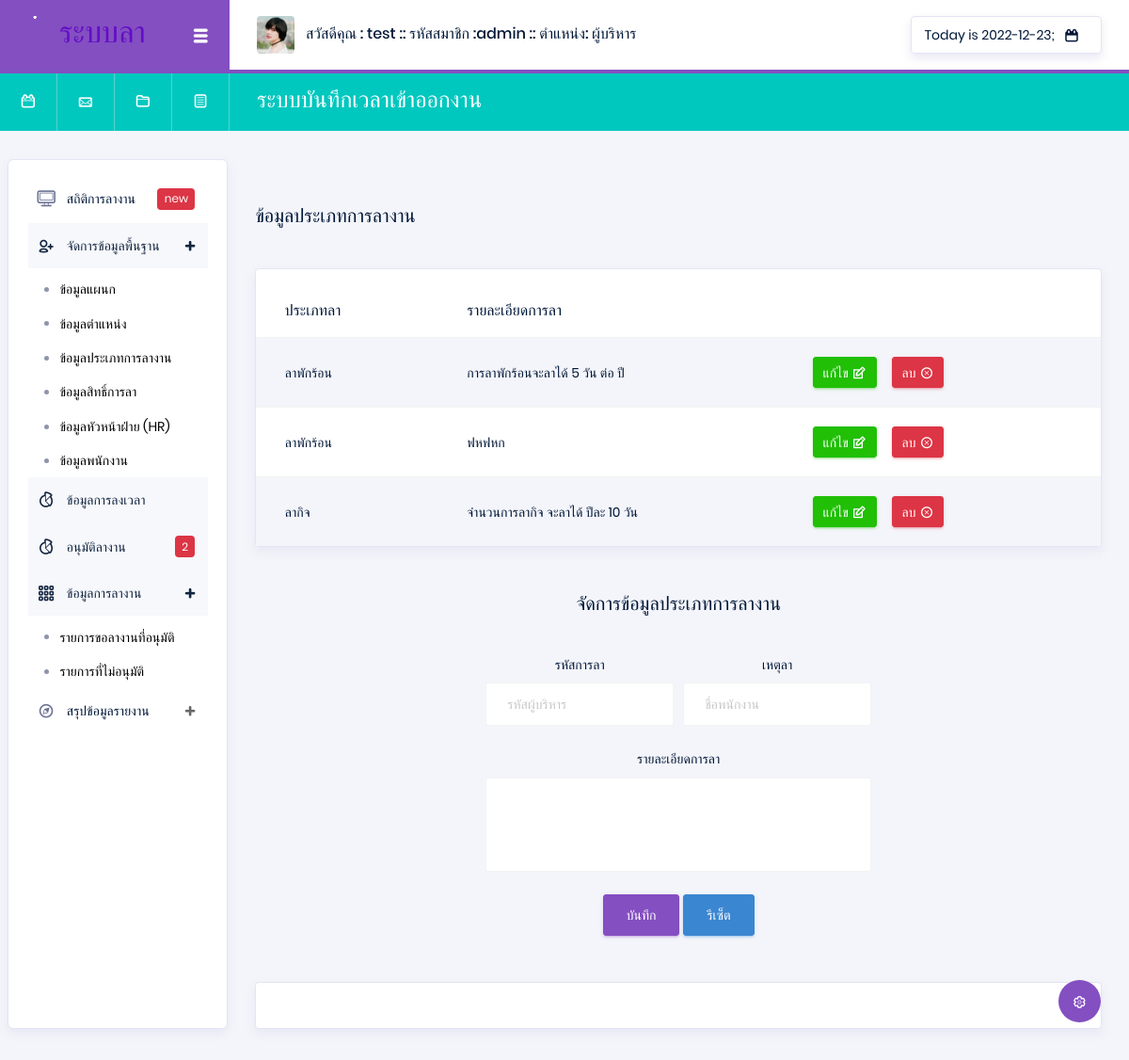
Page /index.php?p=peleave1 (signed in) on the earlier database version.
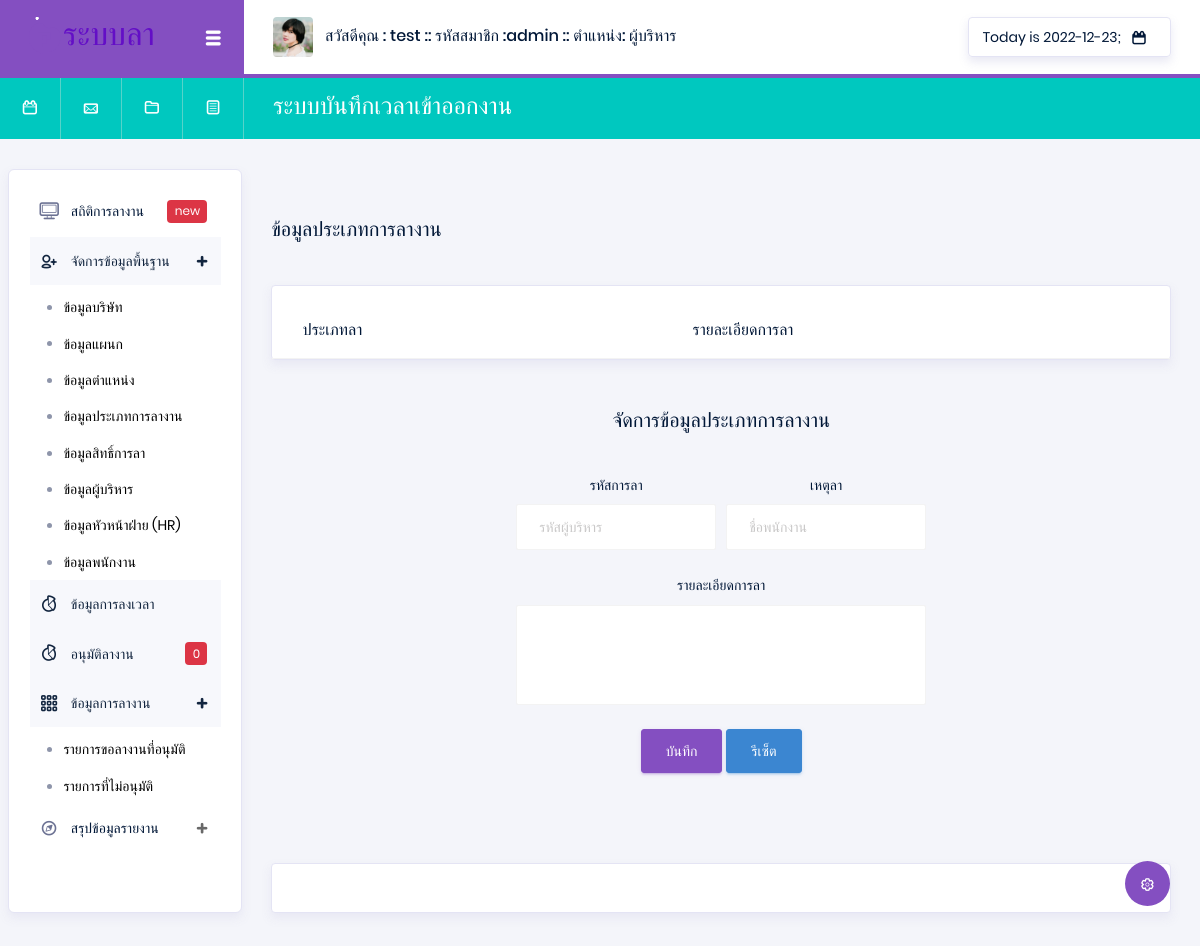
Same page on the later database version.
### tables this page shows
CREATE TABLE `position` (
  `Pos_id` varchar(13) NOT NULL,
  `Pos_name` varchar(50) NOT NULL
);

CREATE TABLE `typeleave` (
  `Type_id` varchar(13) NOT NULL,
  `Type_name` varchar(50) NOT NULL,
  `Type_details` text NOT NULL
);

### api/showData.php (called while the page is built, shortened)
<?php
$Pos_id = $_SESSION['Pos_id'];
@$ShowPosition = "SELECT * FROM position WHERE  Pos_id =  '$Pos_id' ";
@$SQLShowPosition = mysqli_query($con, $ShowPosition) or die("Error in query: $ShowPosition ");
while ($Showposition = mysqli_fetch_array($SQLShowPosition)) {
    @$Pos_name = $Showposition['Pos_name'];
}
@$typeleave = "SELECT * FROM typeleave ORDER BY Type_name DESC ";
@$Sqltypeleave = mysqli_query($con, $typeleave) or die("Error in query: $typeleave ");

### pages/system/peleave1.php (the view, shortened to what the changed rows need)
<div class="main-panel">
    <div class="content-wrapper">
        <br> <br>
        <?php
        extract(@$_GET);
        ?>
        <div class="row">
            <div class="col-xl-6 grid-margin stretch-card flex-column">
                <h5 class="mb-2 text-titlecase mb-4">ข้อมูลประเภทการลางาน</h5>
            </div>
        </div>
        <div class="row">
            <div class="col-md-12">
                <div class="card">
                    <div class="table-responsive pt-3">
                        <table class="table table-striped project-orders-table">
                            <thead>
                                <tr>
                                    <th>ประเภทลา</th>
                                    <th>รายละเอียดการลา</th>
                                </tr>
                            </thead>
                            <tbody>
                                <?php
                                while ($Showpeleave = mysqli_fetch_array($Sqltypeleave)) {
                                ?>
                                    <tr>
                                        <td><?php echo $Showpeleave['Type_name'] ?></td>
                                        <td><?php echo $Showpeleave['Type_details'] ?></td>
                                        <td>
                                            <div class="d-flex align-items-center">
                                                <button type="button" data-toggle="modal" data-target="#addnullPeleave" onclick="edtiPeleave(Type_id =<?php echo $Showpeleave['Type_id'] ?>)" class="btn btn-success btn-sm btn-icon-text mr-3">
                                                    แก้ไข
                                                    <i class="typcn typcn-edit btn-icon-append"></i>
                                                </button>
                                                <a href="./api/api_system.php?str=deletePeleave1&Type_id=<?php echo $Showpeleave['Type_id']; ?>" onclick="return confirm('คุณแน่ใจว่าจะลบข้อมูลใช่หรือไม่');" type="button" class="btn btn-danger btn-sm btn-icon-text">
                                                    ลบ
                                                    <i class="typcn typcn-delete-outline btn-icon-append"></i>
                                                </a>
                                            </div>
                                        </td>
                                    </tr>
                                <?php } ?>
                            </tbody>
                        </table>
                    </div>
                </div>
            </div>
        </div>
        <br><br>
        <center>
            <h5 class="mb-2 text-titlecase mb-4">จัดการข้อมูลประเภทการลางาน</h5>
            <div class="card-body col-md-6">
                <form class="forms-sample" action="./api/api_system.php" method="POST">
                    <div class="form-row">
                        <div class="form-group col-md-6 ">
                            <label for="exampleInputUsername1">รหัสการลา</label>
                            <input type="text" class="form-control" name="Type_id" id="Type_id" placeholder="รหัสผู้บริหาร" required>
                        </div>
                        <div class="form-group col-md-6 ">
                            <label for="exampleInputUsername1">เหตุลา</label>
                            <input type="text" class="form-control" name="Type_name" id="Type_name" placeholder="ชื่อพนักงาน" required>
                        </div>
                        <div class="form-group col-md-12  ">
                            <label for="exampleInputUsername1">รายละเอียดการลา</label>
                            <textarea class="form-control" name="Type_details" id="Type_details" rows="5"></textarea>
                        </div>
                    </div>
                    <button type="submit" class="btn btn-primary" id="buttonY">บันทึก </button>
                    <a onclick="nullPeleave()" class="btn btn-info" i>รีเซ็ต </a>
                </form>
            </div>
        </center>
    </div>
    <footer class="footer">
        <div class="card">
            <div class="card-body">
            </div>
        </div>
    </footer>
</div>

### Head.php (shortened to what the changed rows need)
<nav class="navbar col-lg-12 col-12 p-0 fixed-top d-flex flex-row">
  <div class="navbar-brand-wrapper d-flex justify-content-center">
    <div class="navbar-brand-inner-wrapper d-flex justify-content-between align-items-center w-100">
      <a class="navbar-brand brand-logo" href="#"><img src="images/logo-dark11.svg" alt="logo" /></a>
      <button class="navbar-toggler navbar-toggler align-self-center" type="button" data-toggle="minimize">
        <span class="typcn typcn-th-menu"></span>
      </button>
    </div>
  </div>
  <div class="navbar-menu-wrapper d-flex align-items-center justify-content-end">
    <ul class="navbar-nav mr-lg-2">
      <li class="nav-item nav-profile dropdown">
        <a class="nav-link" href="#" data-toggle="dropdown" id="profileDropdown">
          <img src="images/faces/face5.jpg" alt="profile" />
          <span class="nav-profile-name">
            สวัสดีคุณ : <?php echo $_SESSION['Emp_name']; ?>
            :: รหัสสมาชิก :<?php echo $_SESSION['Emp_id']; ?>
            :: ตำแหน่ง: <?php echo $Pos_name; ?> </span>
        </a>
      </li>
    </ul>
    <ul class="navbar-nav navbar-nav-right">
      <li class="nav-item nav-date dropdown">
        <a class="nav-link d-flex justify-content-center align-items-center" href="javascript:;">
          <h6 class="date mb-0"> <?php echo "Today is " . date("Y-m-d") ?>;</h6>
          <i class="typcn typcn-calendar"></i>
        </a>
      </li>
    </ul>
  </div>
</nav>
<nav class="navbar-breadcrumb col-xl-12 col-12 d-flex flex-row p-0">
  <div class="navbar-links-wrapper d-flex align-items-stretch">
    <div class="nav-link">
      <a href="javascript:;"><i class="typcn typcn-calendar-outline"></i></a>
    </div>
    <div class="nav-link">
      <a href="javascript:;"><i class="typcn typcn-mail"></i></a>
    </div>
    <div class="nav-link">
      <a href="javascript:;"><i class="typcn typcn-folder"></i></a>
    </div>
    <div class="nav-link">
      <a href="javascript:;"><i class="typcn typcn-document-text"></i></a>
    </div>
  </div>
  <div class="navbar-menu-wrapper d-flex align-items-center justify-content-end">
    <ul class="navbar-nav mr-lg-2">
      <li class="nav-item ml-0">
        <h4 class="mb-0">ระบบบันทึกเวลาเข้าออกงาน </h4>
      </li>
    </ul>
  </div>
</nav>
<div class="container-fluid page-body-wrapper">
  <div class="theme-setting-wrapper">
    <div id="settings-trigger"><i class="typcn typcn-cog-outline"></i></div>
  </div>

### ListNan.php (shortened to what the changed rows need)
<?php
@$leavefd = "SELECT * FROM `leave` WHERE  Leave_status = 1 ORDER BY Leave_date DESC;   ";
@$Sqlleavefd = mysqli_query($con, $leavefd) or die("Error in query: $leavefd ");
@$numd = mysqli_num_rows($Sqlleavefd);
?>
<nav class="sidebar sidebar-offcanvas" id="sidebar">
  <ul class="nav">
    <li class="nav-item">
      <a class="nav-link" href="#">
        <i class="typcn typcn-device-desktop menu-icon"></i>
        <span class="menu-title">สถิติการลางาน</span>
        <div class="badge badge-danger">new</div>
      </a>
    </li>
    <li class="nav-item">
      <a class="nav-link" data-toggle="collapse" href="#auth" aria-expanded="false" aria-controls="auth">
        <i class="typcn typcn-user-add-outline menu-icon"></i>
        <span class="menu-title">จัดการข้อมูลพื้นฐาน</span>
        <i class="menu-arrow"></i>
      </a>
      <div class="collapse" id="auth">
        <ul class="nav flex-column sub-menu">
          <?php
          if ($_SESSION['Pos_id'] == 'POS1254') { ?>
            <li class="nav-item"> <a class="nav-link" href="index.php?p=constant"> ข้อมูลบริษัท </a></li>
          <?php  }  ?>
          <li class="nav-item"> <a class="nav-link" href="index.php?p=department"> ข้อมูลแผนก </a></li>
          <li class="nav-item"> <a class="nav-link" href="index.php?p=position"> ข้อมูลตำแหน่ง </a></li>
          <li class="nav-item"> <a class="nav-link" href="index.php?p=peleave1"> ข้อมูลประเภทการลางาน </a></li>
          <li class="nav-item"> <a class="nav-link" href="index.php?p=peleave"> ข้อมูลสิทธิ์การลา </a></li>
          <?php
          if ($_SESSION['Pos_id'] == 'POS1254') { ?>
            <li class="nav-item"> <a class="nav-link" href="index.php?p=employeeCEO"> ข้อมูลผู้บริหาร </a></li>
          <?php  }  ?>
          <li class="nav-item"> <a class="nav-link" href="index.php?p=employeeHR"> ข้อมูลหัวหน้าฝ่าย (HR) </a></li>
          <li class="nav-item"> <a class="nav-link" href="index.php?p=employeeEmp"> ข้อมูลพนักงาน </a></li>
        </ul>
      </div>
    </li>
    <li class="nav-item">
      <a class="nav-link" href="index.php?p=timetable">
        <i class="typcn typcn-chart-pie-outline menu-icon"></i>
        <span class="menu-title">ข้อมูลการลงเวลา</span>
      </a>
    </li>
    <li class="nav-item">
      <a class="nav-link" href="index.php?p=leave1">
        <i class="typcn typcn-chart-pie-outline menu-icon"></i>
        <span class="menu-title">อนุมัติลางาน</span>
        <div class="badge badge-danger"><?php echo $numd ?></div>
      </a>
    </li>
    <li class="nav-item">
      <a class="nav-link" data-toggle="collapse" href="#tables" aria-expanded="false" aria-controls="tables">
        <i class="typcn typcn-th-small-outline menu-icon"></i>
        <span class="menu-title">ข้อมูลการลางาน</span>
        <i class="menu-arrow"></i>
      </a>
      <div class="collapse" id="tables">
        <ul class="nav flex-column sub-menu">
          <li class="nav-item"> <a class="nav-link" href="index.php?p=leave2">รายการขอลางานที่อนุมัติ</a></li>
          <li class="nav-item"> <a class="nav-link" href="index.php?p=leave3">รายการที่ไม่อนุมัติ</a></li>
        </ul>
      </div>
    </li>
    <li class="nav-item">
      <a class="nav-link" data-toggle="collapse" href="#icons" aria-expanded="false" aria-controls="icons">
        <i class="typcn typcn-compass menu-icon"></i>
        <span class="menu-title">สรุปข้อมูลรายงาน</span>
        <i class="menu-arrow"></i>
      </a>
    </li>
  </ul>
</nav>

Differences in the rows shown:
removed typeleave: Type_name "ลาพักร้อน", Type_details "การลาพักร้อนจะลาได้ 5 วัน ต่อ ปี"
removed typeleave: Type_name "ลาพักร้อน", Type_details "ฟหฟหก"
removed typeleave: Type_name "ลากิจ", Type_details "จำนวนการลากิจ จะลาได้ ปีละ 10 วัน"
Other differences:
$numd: "2" → "0"
text now shown: "ข้อมูลบริษัท ข้อมูลผู้บริหาร"
